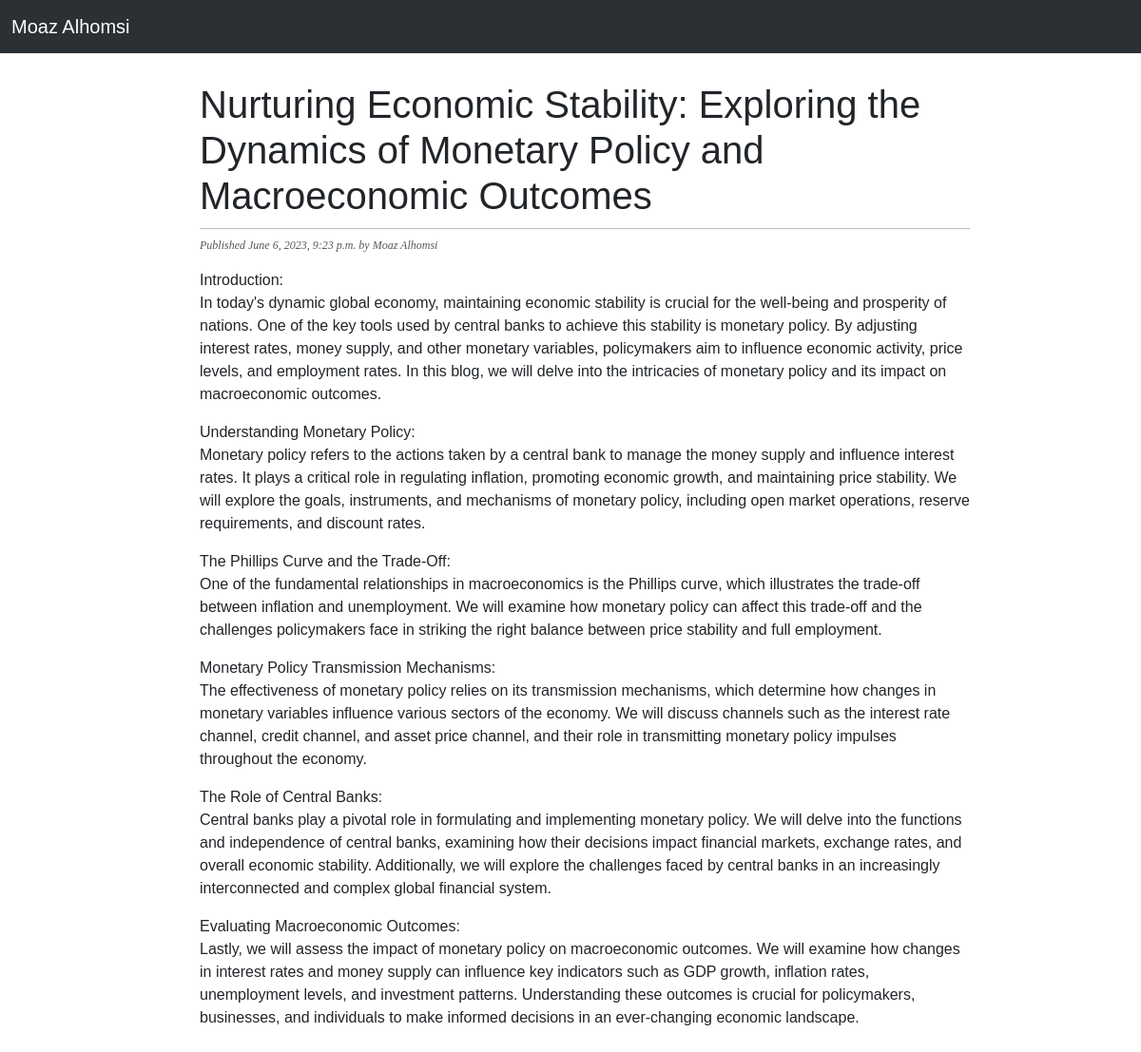
The page /2023/6/6/nurturing-economic-stability-exploring-the-dynamics-of-monetary-policy-and-macroeconomic-outcomes/ on the database its author committed.
### blog/models.py (models this page shows, shortened)
class Post(models.Model):
    class Status(models.TextChoices):
        DRAFT = 'DF', 'Draft'
        PUBLISHED = 'PB', 'Published'
    title = models.CharField(max_length=250)
    slug = models.SlugField(max_length=250)
    author = models.ForeignKey(User,
                               on_delete=models.CASCADE,
                               related_name='blog_posts')
    body = models.TextField()
    publish = models.DateTimeField(default=timezone.now)
    created = models.DateTimeField(auto_now_add=True)
    updated = models.DateTimeField(auto_now=True)
    status = models.CharField(max_length=2,
                              choices=Status.choices,
                              default = Status.DRAFT)
    objects = models.Manager()
    published = PublishedManager()

### blog/views.py (the view)
# urls.py: path('<int:year>/<int:month>/<int:day>/<slug:post>/', views.post_detail, name='post_detail')
def post_detail(request, year, month, day, post):
    post = get_object_or_404(Post, publish__year= year, publish__month=month, publish__day=day, slug=post, status = Post.Status.PUBLISHED)
    return render(request,'blog/post/detail.html', {'post':post})

### blog/templates/blog/post/detail.html (shortened to what this page needs)
{% extends 'blog/base.html' %}
{%block content%}
<h1>{{post.title}}</h1>
<p class="date">
    Published {{post.publish}} by Moaz Alhomsi
</p>
{{post.body|linebreaks}}
<div class="row">
</div>
{%endblock%}

### blog/static/css/blog.css (style rules this page uses)
body { margin: 0; padding: 0; font-family: helvetica, sans-serif; }
h1 { font-weight: normal; border-bottom: 1px solid #bbb; padding: 0 0 10px 0; }
.row { display: flex; justify-content: center; align-items: center; height: 100vh; }
p.date { color: #585858; font-family: georgia, serif; font-size: 12px; font-style: italic; }

### rows shown on the page
Post: title "Nurturing Economic Stability: Exploring the Dynamics of Monetary Policy and Macroeconomic Outcomes", publish "June 6, 2023, 9:23 p.m.", body "Introduction: In today's dynamic global economy, maintaining economic stability is crucial for the well-being and prosperity of nations. One of the key tools used by central banks to achieve this stability is monetary policy. By adjusting interest rates, money supply, and other monetary variables, policymakers aim to influence economic activity, price levels, and employment rates. In this blog, we will delve into the intricacies of monetary policy and its impact on macroeconomic outcomes. Understanding Monetary Policy: Monetary policy refers to the actions taken by a central bank to manage the money supply and influence interest rates. It plays a critical role in regulating inflation,…"
